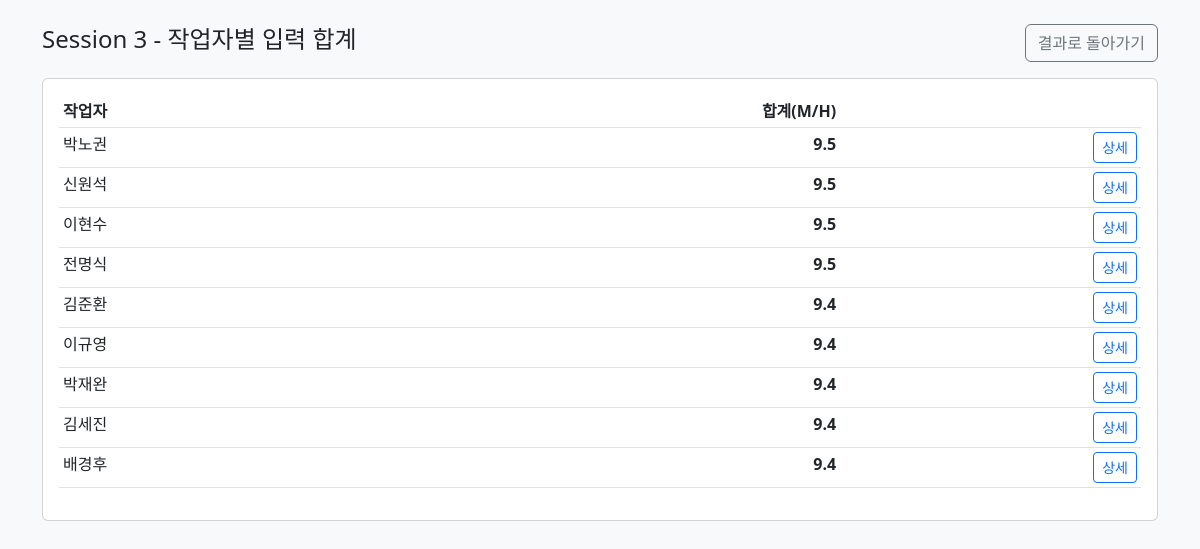
/session/21/assigned-summary/, run on the app's committed database.
### manning/models.py (models this page shows, shortened)
class WorkSession(models.Model):
    name = models.CharField(max_length=100, verbose_name="세션 이름") # 예: Section A
    created_at = models.DateTimeField(auto_now_add=True) # 만든 날짜
    is_active = models.BooleanField(default=True)

class Worker(models.Model):
    session = models.ForeignKey(WorkSession, on_delete=models.CASCADE)
    name = models.CharField(max_length=50) # 이름
    limit_mh = models.FloatField(default=9.0) # 최대 근무 시간 (한도)
    used_mh = models.FloatField(default=0.0)  # 지금까지 배정받은 시간

### manning/views.py (the view)
# urls.py: path('session/<int:session_id>/assigned-summary/', views.AssignedSummaryView.as_view(), name='assigned_summary'),
class AssignedSummaryView(View):
    def get(self, request, session_id):
        session = get_object_or_404(WorkSession, id=session_id)
        from django.db.models import Sum
        qs = Assignment.objects.filter(work_item__session=session, worker__isnull=False)
        totals = qs.values('worker__id', 'worker__name').annotate(total_mh=Sum('allocated_mh')).order_by('-total_mh')
        workers = Worker.objects.filter(session=session)
        totals_map = {t['worker__id']: t['total_mh'] for t in totals}
        data = []
        for w in workers:
            data.append({
                'id': w.id,
                'name': w.name,
                'total_mh': float(totals_map.get(w.id, 0.0))
            })
        return render(request, 'manning/assigned_summary.html', {'session': session, 'workers': data})

### manning/templates/manning/assigned_summary.html (shortened to what this page needs)
<!DOCTYPE html>
<html lang="ko">
    <head>
        <link
            href="https://cdn.jsdelivr.net/npm/bootstrap@5.3.0/dist/css/bootstrap.min.css"
            rel="stylesheet"
        />
    </head>
    <body class="p-4 bg-light">
        <div class="container">
            <div class="d-flex justify-content-between align-items-center mb-3">
                <h4>{{ session.name }} - 작업자별 입력 합계</h4>
                <a
                    href="{% url 'result_view' session.id %}"
                    class="btn btn-outline-secondary"
                    >결과로 돌아가기</a
                >
            </div>
            <div class="card">
                <div class="card-body p-3">
                    <table class="table table-sm">
                        <thead>
                            <tr>
                                <th>작업자</th>
                                <th class="text-end">합계(M/H)</th>
                                <th></th>
                            </tr>
                        </thead>
                        <tbody>
                            {% for w in workers %}
                            <tr>
                                <td>{{ w.name }}</td>
                                <td class="text-end fw-bold">
                                    {{ w.total_mh|floatformat:1 }}
                                </td>
                                <td class="text-end">
                                    <a
                                        href="{% url 'assigned_detail' session.id w.id %}"
                                        class="btn btn-sm btn-outline-primary"
                                        >상세</a
                                    >
                                </td>
                            </tr>
                            {% endfor %}
                        </tbody>
                    </table>
                </div>
            </div>
        </div>
    </body>
</html>

### data on the page
WorkSession: name "Session 3"
Worker: name "박노권"
Worker: name "신원석"
Worker: name "이현수"
Worker: name "전명식"
Worker: name "김준환"
Worker: name "이규영"
Worker: name "박재완"
Worker: name "김세진"
Worker: name "배경후"

### other printed values
{{ w.total_mh|floatformat:1 }} "9.5" "9.5" "9.5" "9.5" "9.4" "9.4" "9.4" "9.4" "9.4"
